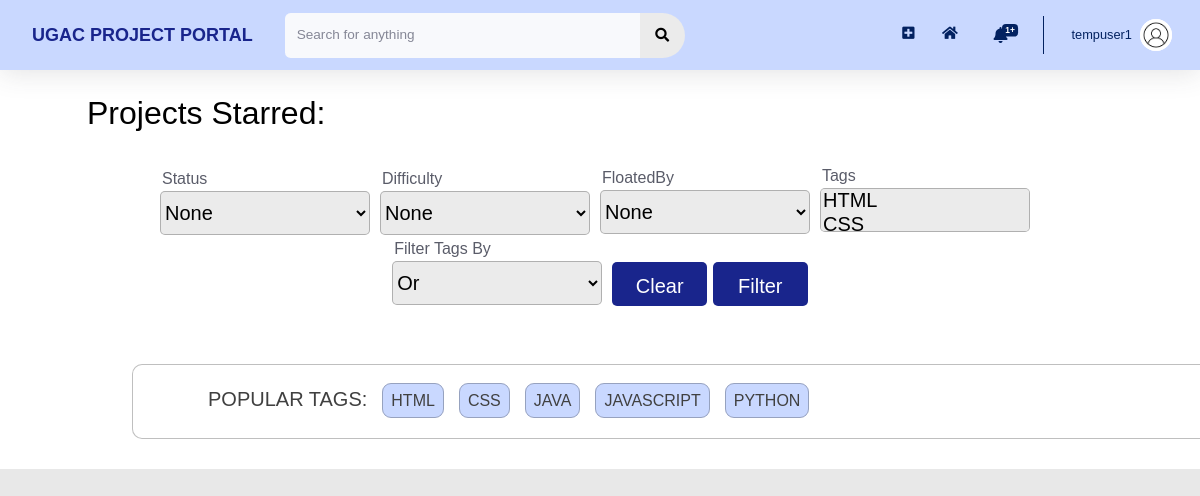
Page /profile/projects/view/ (signed in) on the committed database.
### users/models.py (models this page shows, shortened)
class Profile(models.Model):
    user = models.OneToOneField(User, on_delete=models.CASCADE)
    image = models.ImageField(default = 'default.jpg', upload_to='profile_pics', blank=True)
    rollno = models.CharField(max_length=10)
    year = models.CharField(max_length=30, choices = YEAR_CHOICES)
    branch = models.CharField(max_length=30, choices = BRANCH_CHOICES)
    techskills = models.ManyToManyField(Tag, related_name='techskills')
    starred_projects = models.ManyToManyField(Project, related_name='starred_projects', blank = True)
    liked_projects = models.ManyToManyField(Project, related_name='liked_projects', blank = True)
    cv = models.FileField(blank = True, upload_to='resumes',validators=[FileExtensionValidator(allowed_extensions=['pdf'])])
    linked_in_link = models.CharField(blank=True, max_length=100)
    portfolio_link = models.CharField(blank=True, max_length=100)
    github_link = models.CharField(blank=True, max_length=100)

### home/models.py (models this page shows)
class Tag(models.Model):
    Title = models.CharField(max_length=20)
    def __str__(self):
        return f"{self.Title}"

### users/views.py (the view)
# urls.py: path('projects/view/', views.projects_view, name = 'projects-view'),
@login_required
def projects_view(request):
    req_projects, title, heading = get_projects_view_details(request)
    projects = get_filtered_projects(request, req_projects)
    projects = get_paginated_projects(request, projects)
    projects_id = get_user_projects_id(request.user)
    common_tags = get_most_common_tags(5)
    context = {
        'title': title,
        'users':User.objects.all(),
        'tags': Tag.objects.all(),
        'users_html':serialize("json", User.objects.all()),
        'tags_html':serialize("json", Tag.objects.all()),
        'projects': projects,
        'projects_id': projects_id,
        'notifications': Notification.objects.filter(user = request.user).order_by('-time'),
        'common_tags':common_tags,
        'heading': heading
    }
    return render(request, 'users/projects_view.html', context)

### functions.py (called while the page is built)
def get_filtered_projects(request, all_projects):
    myFilter = ProjectFilter(request.GET,queryset=all_projects)
    filtered_projects= myFilter.qs
    return filtered_projects

def get_most_common_tags(size):
    projects = Project.objects.all()
    tags = []
    for project in projects:
        project_tags = project.Tags.all()
        for project_tag in project_tags:
            tags.append(project_tag)
    return [x for x in Counter(tags)][:size]

def get_paginated_projects(request, projects):
    page = request.GET.get('page', 1)
    paginator = Paginator(projects, 6)
    try:
        paginated_projects = paginator.page(page)
    except PageNotAnInteger:
        paginated_projects = paginator.page(1)
    except EmptyPage:
        paginated_projects = paginator.page(paginator.num_pages)
    return paginated_projects

def get_projects_view_details(request):
    view = request.GET.get('view')
    all_projects = Project.objects.all()
    if view == "applied":
        req_projects = all_projects.filter(AlreadyApplied = request.user)
        title = 'Projects Applied'
        heading = "Projects Applied For:"
    elif view == "requested":
        req_projects = all_projects.filter(ApplyRequest = request.user)
        title = 'Projects Requested'
        heading = "Projects Requested:"
    elif view == "floated":
        req_projects = all_projects.filter(FloatedBy = request.user)
        title = 'Projects Floated'
        heading = "Projects Floated:"
    else:
        req_projects = request.user.profile.starred_projects.all()
        title = 'Projects Starred'
        heading = "Projects Starred:"
    req_projects = req_projects.order_by('-DatePosted')
    return req_projects, title, heading

### home/filters.py (called while the page is built)
    @property
    def qs(self):
        qs = super().qs
        if len(self.data):
            Tags = self.data.getlist('Tags')
            FilterBy = self.data.get('FilterBy')
            if FilterBy == 'And':
                for x in Tags:
                    qs = qs.filter(Tags__in = [x])
        return qs

### users/templates/users/projects_view.html (shortened to what this page needs)
{% extends 'home/main.html' %}
{% load crispy_forms_tags %}
{% block headingBlock %}
<h2>{{ heading }}</h2>
{% endblock headingBlock %}

### home/templates/home/main.html (shortened to what this page needs)
{% extends 'home/base.html' %}
{% load static %}
{% load crispy_forms_tags %}
{% block customStylesheets %}
<link rel="stylesheet" type="text/css" href="{% static 'home/main.css' %}">
{% endblock customStylesheets %}
{% block content %}
{% block mainContentBlock %}
<div class="project_cards">
    {% block headingBlock %}{% endblock headingBlock %}
    <br>
    {% block filterBlock %}
    <form method="get" class="form-inline justify-content-lg-center h5 mb-0 text-gray-800 " style="width: 100%;">
        <div class="" style="padding-right:23px;width: 220px;">
            <label for="id_Status" style="font-size: 16px; font-weight: 300;float: left; ">Status</label>
            <select name="Status" id="id_Status" style="background-color:#EBEBEB; border: 1px solid rgba(0, 0, 0, 0.25); border-radius: 5px;width:210px; height:44px;">
                <option value="">None</option>
            </select>
        </div>
        <div class="" style="padding-right:23px; width: 220px;">
            <label for="id_Difficulty" style="font-size: 16px; font-weight: 300;float: left; ">Difficulty</label>
            <select name="Difficulty" id="id_Difficulty" style="background-color:#EBEBEB; border: 1px solid rgba(0, 0, 0, 0.25); border-radius: 5px;width:210px; height:44px;">
                <option value="">None</option>
            </select>
        </div>
        <div class="select2-selection select2-selection--single" style="padding-right:23px;width: 220px; margin-bottom: 2px;">
            <label for="id_FloatedBy" style="font-size: 16px; font-weight: 300;float: left; ">FloatedBy</label>
            <select name="FloatedBy" id="id_FloatedBy" class="searchable-select select2-selection__rendered" style="background-color:#EBEBEB; border: 1px solid rgba(0, 0, 0, 0.25); border-radius: 5px;width:210px; height:44px;">
                <option value="">None</option>
            </select>
        </div>
        <div class="" style="padding-right:23px;width: 220px; margin-bottom: 5px;">
            <label for="id_Tags" style="font-size: 16px; font-weight: 300;float: left; ">Tags</label>
            <select name="Tags" id="id_Tags" class="searchable-select-clearable select2-selection select2-selection--multiple" multiple="multiple" style="background-color:#EBEBEB; border: 1px solid rgba(0, 0, 0, 0.25); border-radius: 5px;width:210px; height:44px;">
                {% for TAG in tags %}
                <option value='{{TAG.id}}'>{{ TAG }}</option>
                {% endfor %}
            </select>
        </div>
        <div class="" style="padding-right:23px; width: 220px; margin-bottom: 5px;">
            <label for="id_FilterBy" style="font-size: 16px; font-weight: 300;float: left; ">Filter Tags By</label>
            <select name="FilterBy" id="id_FilterBy" style="background-color:#EBEBEB; border: 1px solid rgba(0, 0, 0, 0.25); border-radius: 5px;width:210px; height:44px;">
                <option value="Or" selected>Or</option>
            </select>
        </div>
        <div class="" style="padding-top: 20px;">
            <button type="button" onclick="clearFilters()" style="width: 95px; height: 44px; margin-left:0px; background: #19258C; color: white; border-radius: 5px; padding-top: 6px; border: 1px; padding-left: 12px; padding-right: 12px;">Clear</button>
            <button class="btn btn-primary" type="Submit" style="width: 95px; height: 44px; margin-left:0px; background: #19258C; color: white; border-radius: 5px; padding-top: 6px; padding-bottom: 1px;">Filter</button>
        </div>
    </form>
        <br>
    {% endblock filterBlock %}
    {% block tagsBlock %}
        <div class = "blog-container" style="flex: 1 0 45%; margin: 30px; width: 1260px; height: 75px; max-width: 1260px; margin-left: 45px; alignment: center; align-self: center; padding-top: 0px;">
        <div class="blog-tags-a" style="margin-left: 75px;">
        <br>
        <ul>
            POPULAR TAGS:
            {% for tag in common_tags %}
                <li style="margin-left: 15px;"><a href="/?Tags={{tag.id}}">{{ tag }}</a></li>
            {% endfor %}
        </ul>
        </div>
        </div>
    {% endblock tagsBlock %}
    {% endblock mainContentBlock %}
    {% endblock content %}

### home/templates/home/base.html (shortened to what this page needs)
{% load static %}
<!DOCTYPE html>
<html lang="en">
    <head>
        {% block stylesheets %}
        <link rel="stylesheet" type="text/css" href="{% static 'home/style.css' %}">
        <link rel="stylesheet" type="text/css" href="{% static 'home/cards.css' %}">
        {% endblock stylesheets %}
        {% block customStylesheets %}{% endblock customStylesheets %}
        {% block ajaxBlock %}
        <link href="https://cdnjs.cloudflare.com/ajax/libs/select2/4.0.3/css/select2.min.css" rel="stylesheet" />
        {% endblock ajaxBlock %}
        <link rel="stylesheet" href="https://pro.fontawesome.com/releases/v5.10.0/css/all.css" />
    </head>
    {% block mainBlock %}
    <body id="page-top">
        <div id="wrapper">
            <div id="content-wrapper" class="d-flex flex-column">
                <div id="content" style="background: white;">
                    <nav class="navbar navbar-expand navbar-light bg-white topbar mb-4 static-top shadow">
                        <div class="sidebar-brand-text mx-3" style="color: #022160; font-size: large; font-weight: bold"> <a href="/">UGAC PROJECT PORTAL</a></div>
                        <form method="POST" action="{{request.get_full_path}}" class="d-none d-sm-inline-block form-inline mr-auto ml-md-3 my-2 my-md-0 mw-100 navbar-search">
                            <div class="input-group">
                                <input type="text" class="form-control bg-light border-0 small" placeholder="Search for anything" aria-label="Search" aria-describedby="basic-addon2" name="search">
                                <div class="input-group-append">
                                    <button class="btn btn-primary" type="submit">
                                        <i class="fas fa-search fa-sm"></i>
                                    </button>
                                </div>
                            </div>
                        </form>
                        <ul class="navbar-nav ml-auto">
                            <div class="notif-tooltip">
                                <a class="nav-link" href="/project/new">
                                    <i class="fas fa-plus-square fa-sm fa-fw mr-2 text-gray-400" style="margin-top: 18px;"></i>
                                </a>
                            </div>
                            <div class="notif-tooltip">
                                <a class="nav-link" href="{% url 'home' %}" role="button" style="margin-top: 13px;">
                                    <i class="fas fa-home fa-fw fa-sm mr-2 text-gray-400"></i>
                                </a>
                            </div>
                            <li class="nav-item dropdown no-arrow mx-1">
                                <a class="nav-link dropdown-toggle notif-tooltip" id="alertsDropdown" role="button" data-toggle="dropdown" aria-haspopup="true" aria-expanded="false">
                                    <i class="fas fa-bell fa-fw"></i>
                                    {% if notifications.count != 0 %}
                                    <span class="badge badge-danger badge-counter">
                                        {{notifications.count}}+
                                    </span> {% endif %}
                                </a>
                            </li>
                            <li class="nav-item dropdown no-arrow">
                                <a class="nav-link dropdown-toggle" id="userDropdown" role="button" data-toggle="dropdown" aria-haspopup="true" aria-expanded="false">
                                    <span class="mr-2 d-none d-lg-inline text-gray-600 small">{{user.username}}</span>
                                    <img class="img-profile rounded-circle" src="{{user.profile.image.url}}">
                                </a>
                            </li>
                        </ul>
                    </nav>
                    <div class="container-fluid">
                        {% block content %}{% endblock content %}
                    </div>
                </div>
            </div>
        </div>
    </body>
    {% endblock mainBlock %}
</html>

### home/static/home/cards.css (style rules this page uses)
.blog-container { flex: 1 0 45%; margin: 30px; width: 600px; height: 289px; max-width: 600px;" }
.blog-container { background: #fff; border: 1px solid rgba(0, 0, 0, 0.25); box-sizing: border-box; border-radius: 10px; font-family: 'Public Sans', sans-serif; font-style: normal; font-weight: 500; font-size: 20px; line-height: 23px; color: #404040; font-weight: 100; padding-top: 15px; }
@media only screen and (min-width: 930px) { .blog-container { flex: 1 0 45%; margin: 30px; width: 320px; height: 260px; } }
.blog-container a { color: #404040; text-decoration: none; transition: 0.25s ease; width: 429px; height: 33px; left: 31px; top: 77px; }
.blog-tags-a ul { display: flex; flex-direction: row; flex-wrap: wrap; list-style: none; padding-left: 0; }
.blog-tags-a li:nth-child(1) a { background: #C9D8FF; }
.blog-tags-a li:nth-child(2) a { background: #C9D8FF; }
.blog-tags-a li:nth-child(3) a { background: #C9D8FF; }
.blog-tags-a li:nth-child(4) a { background: #C9D8FF; }
.blog-tags-a li:nth-child(5) a { background: #C9D8FF; }
.blog-tags-a li+li { margin-left: 0.5rem; }
.blog-tags-a a { border: 1px solid rgba(0, 0, 0, 0.25); box-sizing: border-box; height: 35px; top: 224px; border-radius: 9px; padding: 0.5rem 0.5rem; text-align: center; text-transform: uppercase; white-space: nowrap; width: 82px; font-family: 'Public Sans', sans-serif; font-style: normal; font-weight: 300; font-size: 16px; line-height: 14px; }

### rows in the picture
Tag: {{ TAG.id }} 7 (drawn), Title "HTML"
Tag: {{ TAG.id }} 8 (drawn), Title "CSS"
Tag: Title "JAVA"
Tag: Title "JAVASCRIPT"
Tag: Title "PYTHON"

### other values in the picture
{{ notifications.count }} "1"
{{ user.username }} "tempuser1"
{{ heading }} "Projects Starred:"
